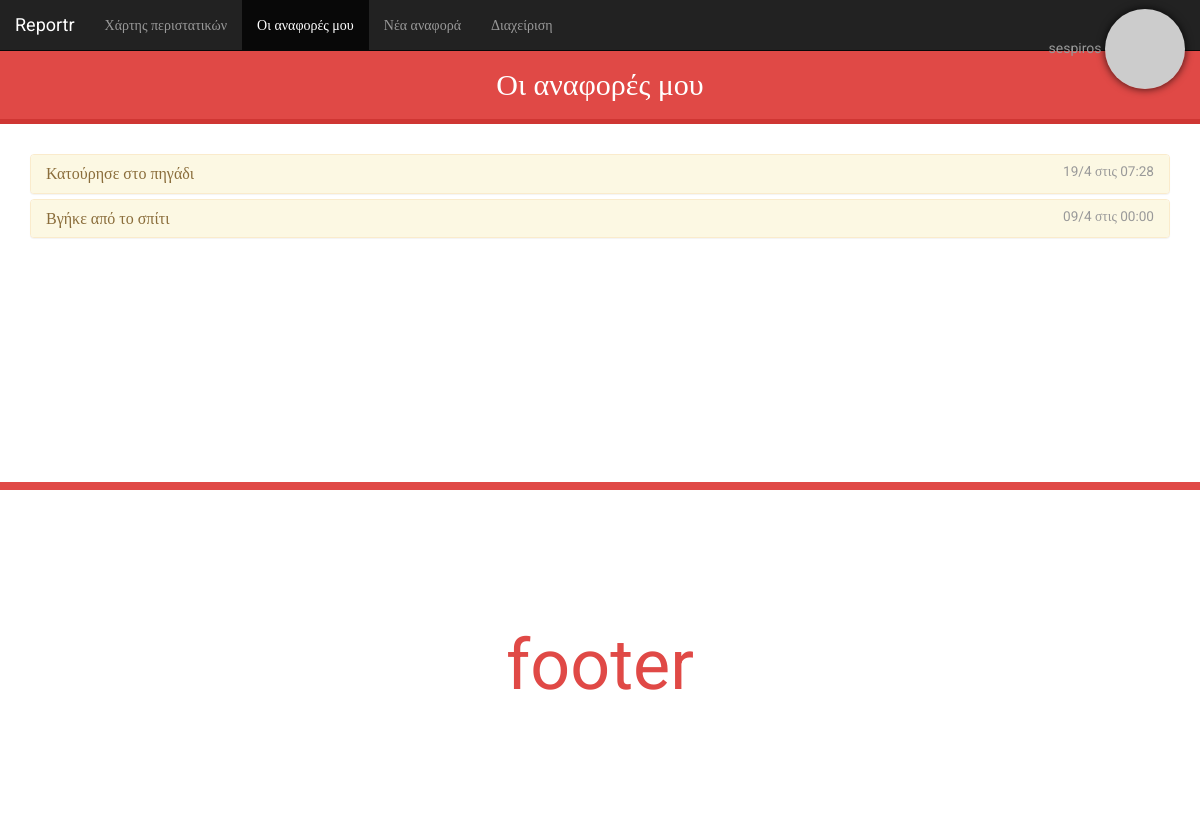
Page /myreports.php (signed in) on the committed database.
### tables this page shows
CREATE TABLE IF NOT EXISTS `web_report_details` (
  `report_id` int(10) NOT NULL,
  `title` varchar(40) NOT NULL,
  `description` text NOT NULL,
  `latitude` decimal(17,14) NOT NULL,
  `longitude` decimal(17,14) NOT NULL,
  `category_id` int(10) NOT NULL,
  UNIQUE KEY `report_id` (`report_id`),
  KEY `category_id` (`category_id`)
);

CREATE TABLE IF NOT EXISTS `web_reports` (
  `id` int(10) NOT NULL AUTO_INCREMENT,
  `time_submitted` datetime NOT NULL,
  `time_closed` datetime NOT NULL,
  `status` enum('Closed','Open','','') NOT NULL,
  `submitter_id` int(11) NOT NULL,
  `closer_id` int(11) NOT NULL,
  `comment` text NOT NULL,
  PRIMARY KEY (`id`),
  KEY `submitted_id` (`submitter_id`),
  KEY `closer_id` (`closer_id`)
);

### views/myreports.php (the view, shortened to what this page needs)
<?php include('_header.php'); ?>
    <header>
        <nav class="navbar navbar-inverse navbar-fixed-top" role="navigation">
        <div class="container-fluid">
            <div class="navbar-header">
            <a class="navbar-brand" href="#">Reportr</a>
            </div>
            <div class="collapse navbar-collapse" id="main-nav">
            <ul class="nav navbar-nav navbar-left">
                <li><a href="index.php">Χάρτης περιστατικών</a></li>
                <li class="active"><a href="myreports.php">Οι αναφορές μου</a></li>
                <li><a href="newreport.php">Νέα αναφορά</a></li>
<?php if ($login->isUserAdmin() == true) {
    echo '<li><a href="dashboard.php">Διαχείριση</a></li>';
}?>
            </ul>
            <ul class="nav navbar-nav navbar-right">
                <li class="dropdown">
                <a href="#" class="navbar-brand dropdown-toggle user-img" data-toggle="dropdown"><?php echo $_SESSION['user_name'] . " " . $login->user_gravatar_image_tag?></a>
                </li>
            </ul>
            </div>
        </div>
        </nav>
    </header>
    <h2 class="coloured-banner1 text-center">Οι αναφορές μου</h2>
    <div class="container">
        <div id="accordion" class="panel-group">
<?php
    require_once('config/connect.php');
    $stmt = $pdo->prepare("SELECT * FROM web_reports INNER JOIN web_report_details on web_reports.id=web_report_details.report_id WHERE submitter_id=:sid ORDER BY time_submitted DESC");
    $stmt->bindParam(':sid', $_SESSION['user_id']);
    if ($stmt->execute()) {
        while ($row = $stmt->fetch()) {
            $reportClosed = $row["status"] == 'Closed';
            $submitDate = date('d/n στις H:i', strtotime($row["time_submitted"]));
?>
    <article class="report panel panel-<?php echo $reportClosed ? "success" : "warning"; ?>" id="report-<?php echo $row['id']; ?>">
        <div class="panel-heading" data-toggle="collapse" data-target="#report-<?php echo $row['id']; ?>-content" data-parent="#accordion">
        <h3 class="panel-title"><?php echo $row['title']; ?> <span class="small pull-right"><?php echo $submitDate; ?></span></h3>
        </div>
    </article>
<?php
        }
    }
?>
        </div>
	</div>
    <div class="page-footer page-footer-red">
        <p>footer</p>
    </div>
  </body>
</html>

### views/css/reportr.css (style rules this page uses)
html { position: relative; min-height: 100%; }
body { padding-top: 50px; padding-bottom: 60px; font-family: 'Roboto', 'sans-serif'; height: 100%; }
.coloured-banner1 { margin-top: 0px; margin-bottom: 30px; padding: 0.6em; background-color: #E04946; border-bottom: 5px solid #CF3633; color: #ffffff; }
.navbar .user-img { padding-top: 9px; font-size: 14px; }
.report .panel-heading { cursor: pointer; }
.report .panel-heading .small { font-size: 85%; }
body { margin-bottom: 330px; }
.page-footer { position: absolute; bottom: 0; width: 100%; height: 350px; border-top: 8px solid; line-height: 350px; font-size: 5em; text-align: center; border-color: #222222; color: #222; }
.page-footer-red { border-color: #E04946; color: #E04946; }

### views/css/lightbox.css (style rules this page uses)
body:after { content: url(../img/close.png) url(../img/loading.gif) url(../img/prev.png) url(../img/next.png); display: none; }

### rows in the picture
web_report_details: title "Κατούρησε στο πηγάδι", report_id.time_submitted "19/4 στις 07:28"
web_report_details: title "Βγήκε από το σπίτι", report_id.time_submitted "09/4 στις 00:00"

### other values in the picture
$_SESSION['user_name'] "sespiros"
